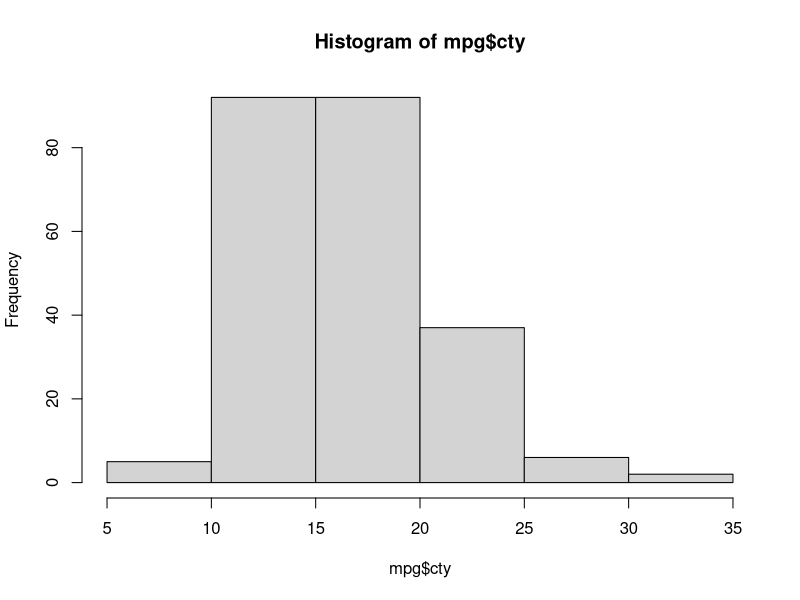
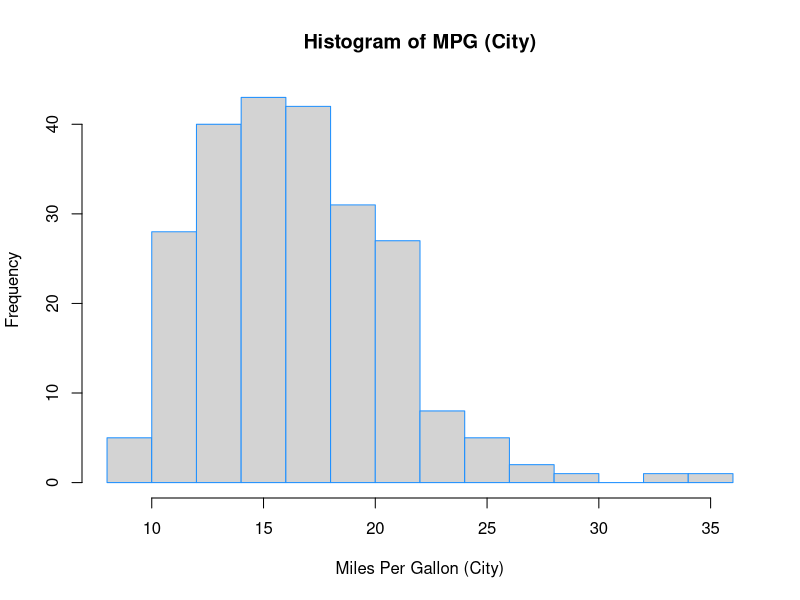
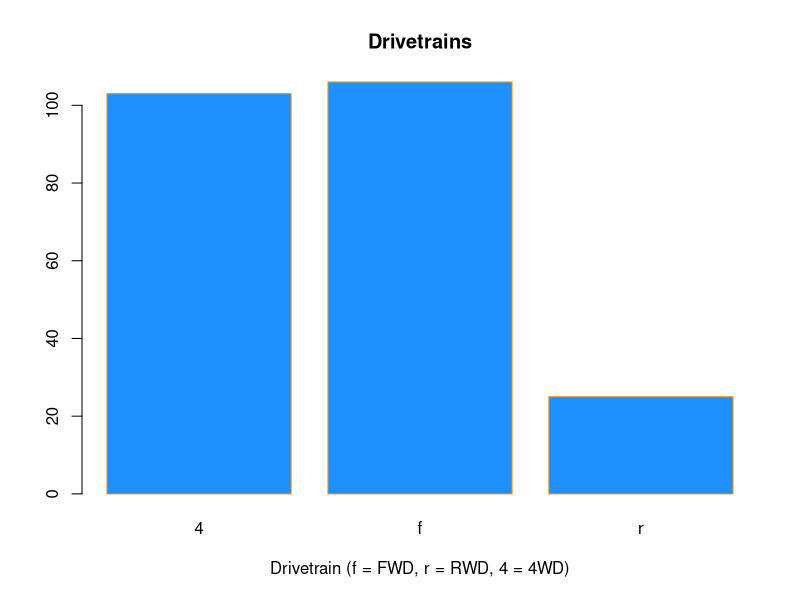
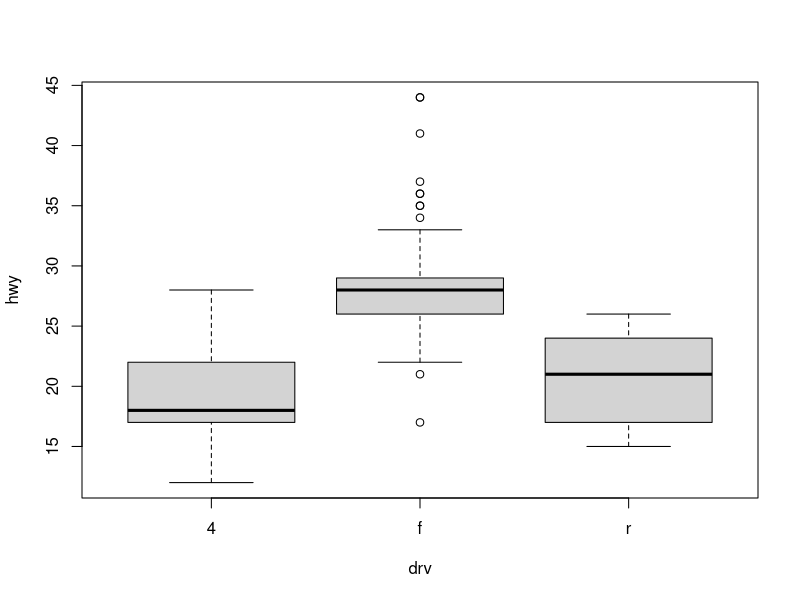
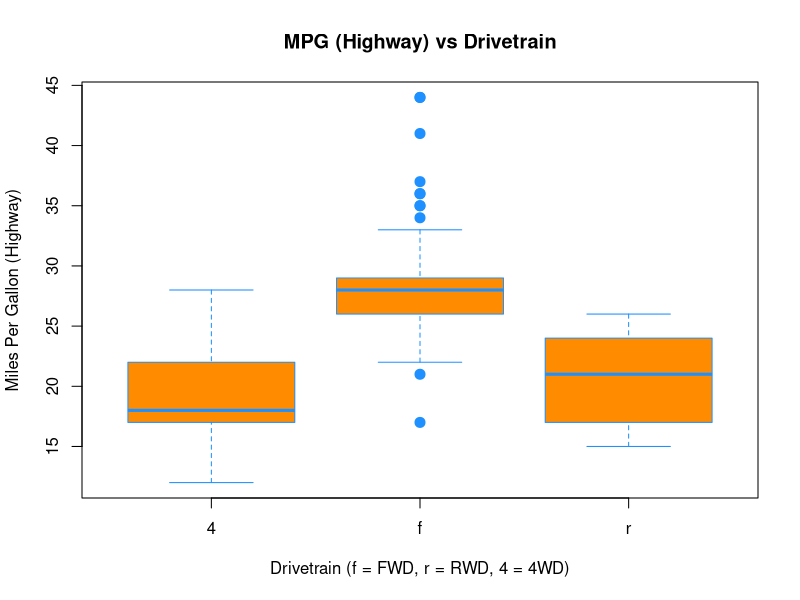
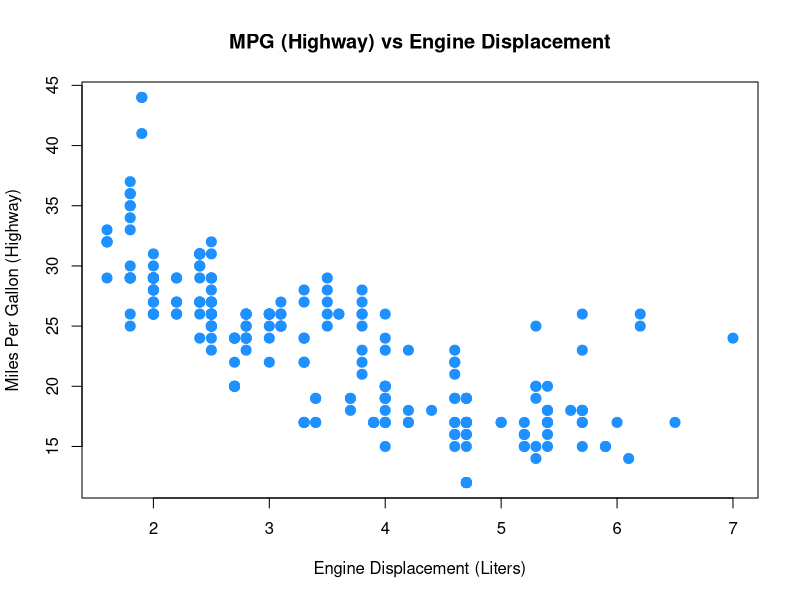
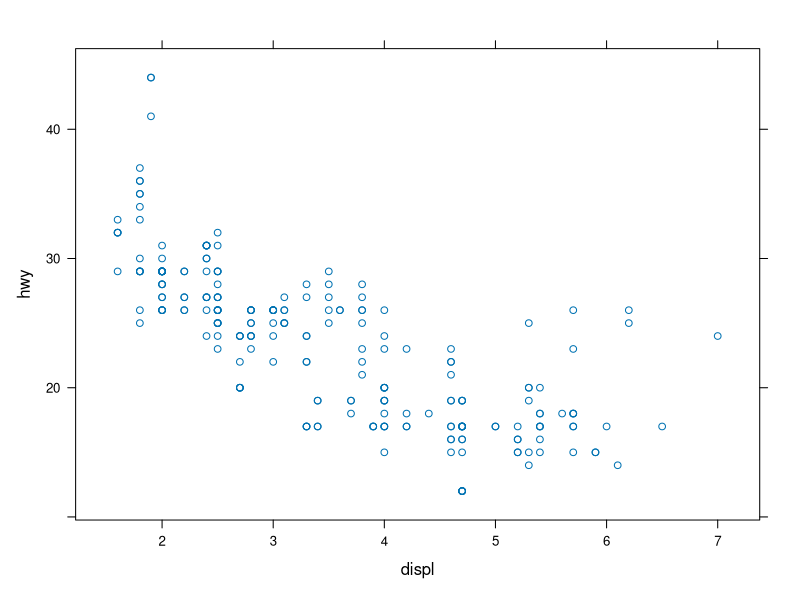
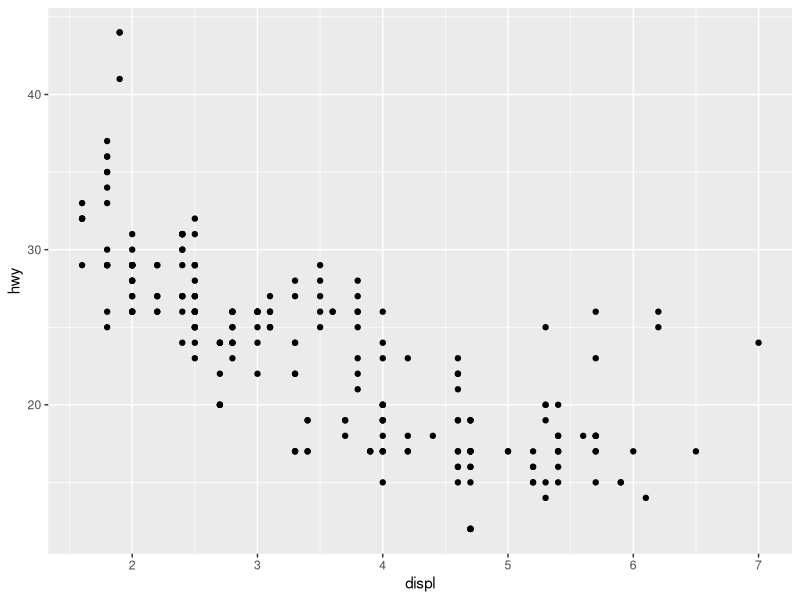

R code for these plots, in order:
# Title     : TODO
# Objective : TODO
# Created by: alejanpi
# Created on: 5/18/2021

mpg <- ggplot2::mpg

hist(mpg$cty)

mean(mpg$cty)
sd(mpg$cty)

hist(mpg$cty,
     xlab   = "Miles Per Gallon (City)",
     main   = "Histogram of MPG (City)",
     breaks = 12,
     color  = "darkorange",
     border = "dodgerblue"
     )

barplot(table(mpg$drv),
        xlab = "Drivetrain (f = FWD, r = RWD, 4 = 4WD)",
        main = "Drivetrains",
        col  = "dodgerblue",
        border = "darkorange"
        )

boxplot(hwy ~ drv, data = mpg)

boxplot(hwy ~ drv, data = mpg,
        xlab = "Drivetrain (f = FWD, r = RWD, 4 = 4WD)",
        ylab = "Miles Per Gallon (Highway)",
        main = "MPG (Highway) vs Drivetrain",
        pch = 20,
        cex = 2,
        border  = "dodgerblue",
        col = "darkorange"
        )

plot(hwy ~ displ, data = mpg,
        xlab = "Engine Displacement (Liters)",
        ylab = "Miles Per Gallon (Highway)",
        main = "MPG (Highway) vs Engine Displacement",
        pch = 20,
        cex = 2,
        col = "dodgerblue"
)

## different plotting systems

library(lattice)
xyplot(hwy ~ displ, data = mpg)

library(ggplot2)
ggplot(mpg, aes(x = displ, y = hwy)) + geom_point()